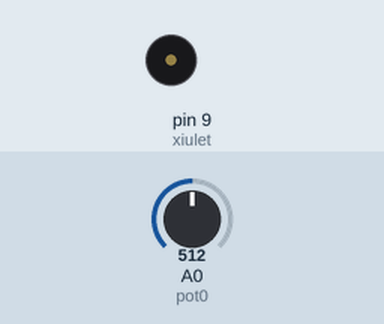
The sketch below on a simulated Arduino Uno, built with avr-gcc and run on an emulated ATmega328P. Parts: buzzer (waves = sounding). The inputs (shaded band) are chosen by the test bench; at power-on: A0 (pot0) = 512.

Above: at 1.8 s.
1.9 s: A0 (pot0) set to 306
At 2.2 s:
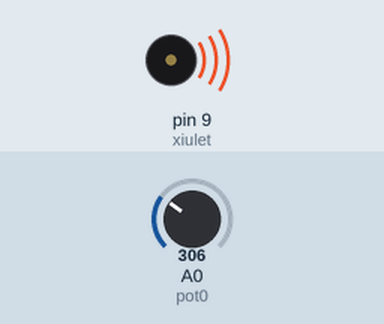
5.4 s: A0 (pot0) set to 122
At 5.56 s:
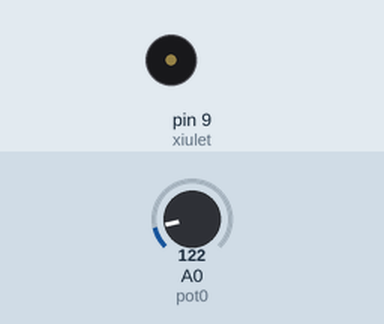
Timing chart, 0 to 14.9 s (numbered marks = the images above; inputs shaded):
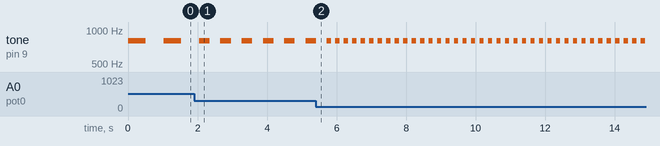

Measured:
- after the input at 1.9 s, tone on pin 9 (xiulet): alternates 800 Hz for 0.31 s and silent for 0.31 s, starting after 0.45 s
- by itself, tone on pin 9 (xiulet): alternates 800 Hz for 0.51 s and silent for 0.51 s

The sketch:

Programa_1.ino
```cpp
/*****************************************************************
**                                                              **
**                        Títol:                                **
**          Posar nom representatiu del programa                **
**                                                              **
** NOM:Martin Herranz                          Data:21/05/2018  **
*****************************************************************/
//****************************INCLUDE*****************************


//***************************VARIABLES****************************
const int xiulet = 9;        // donar nom al pin 9 de l’Arduino
const int pot0 = A0;         // donar nom al pin A0 de l’Arduino
int valPot0;                 // guardar valor del potenciometre
//*****************************SETUP******************************

void setup() {                 //Configura el final de salida
 pinMode(xiulet, OUTPUT);   // definir el pin 9 com una sortida


}


//******************************LOOP******************************

void loop() {                 //Inicia el bucle del programa

valPot0 = analogRead(pot0);    // llegir valor potenciòmetre

  tone(xiulet, 800, valPot0);    // xiulet de durada valPot0
  delay(2*valPot0);              // esperar valPot0 del xiulet + valPot0 silenci


}

//****************************FUNCIONS****************************
```
